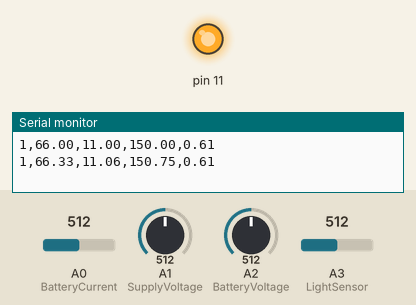
A sketch run on a simulated Arduino Uno, built with avr-gcc and run on an emulated ATmega328P. Shown: output pins drawn as LEDs (lit = HIGH), the last lines printed to the serial monitor. The inputs (shaded band) are chosen by the test bench; at power-on: A2 (BatteryVoltage) = 512, A0 (BatteryCurrent) = 512, A1 (SupplyVoltage) = 512, A3 (LightSensor) = 512.

Above: at 2.0 s.
2.1 s: A2 (BatteryVoltage) set to 837
3.8 s: A2 (BatteryVoltage) set to 865
At 5.4 s:
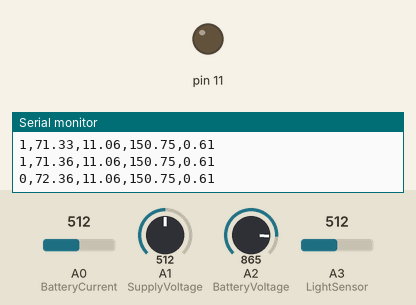
6.5 s: A2 (BatteryVoltage) set to 716
At 8.0 s:
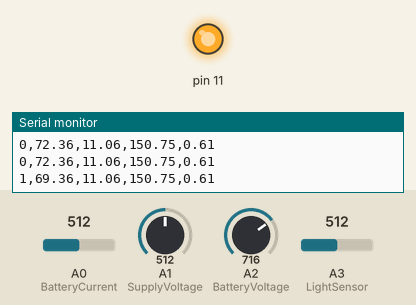
8.9 s: A2 (BatteryVoltage) set to 992
At 10.6 s:
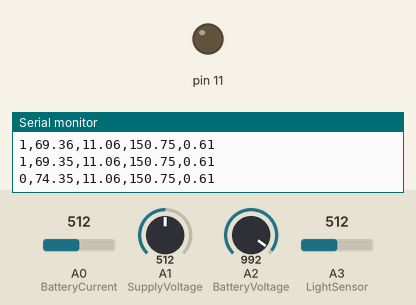
Timing chart, 0 to 12.1 s (numbered marks = the images above; inputs shaded):
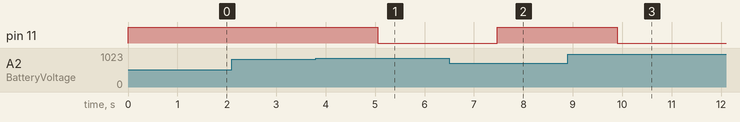

The sketch:

E344_22877169_A8.ino
```cpp
int BatteryCurrent = A0;
int SupplyVoltage = A1;
int BatteryVoltage = A2;
int LightSensor = A3; //change back to A9


bool CS = 1;
float SV = 0;
float BV = 0;
float BC = 0;
float LS = 0;
float averageSV;
float averageBC;
float averageBV;
float averageLS;

int MeasurementsToAverage = 200;

void setup() {
  // put your setup code here, to run once:
pinMode(11,OUTPUT);
digitalWrite(11,HIGH);
Serial.begin(9600);

}

void loop() {
//   put your main code here, to run repeatedly:

SV = analogRead(SupplyVoltage);
BV = analogRead(BatteryVoltage);
BC = analogRead(BatteryCurrent);
LS = analogRead(LightSensor);

SV = map(SV, 0, 1023, 0, 22);
BV = map(BV, 0, 1023, 57, 75);
BC = map(BC, 0, 1023, -362, 662);
LS = map(LS, 0, 1023, -18, 140);

for(int i = 0; i < MeasurementsToAverage; ++i)
  {
    averageSV += SV;
    averageBC += BC;
    averageBV += BV;
    averageLS += LS;
    delay(1);
  }
  averageSV /= MeasurementsToAverage;
   averageBC /= MeasurementsToAverage;
   averageBV /= MeasurementsToAverage;
   averageLS /= MeasurementsToAverage;

if(averageBV/10<7.2)
{
  digitalWrite(11,HIGH);
  CS = 1;
  }
  else
  {
    digitalWrite(11,LOW);
    CS = 0;
  }
Serial.print(CS);
Serial.print(",");
Serial.print(averageBV);
Serial.print(",");
Serial.print(averageSV);
Serial.print(",");
Serial.print(averageBC);
Serial.print(",");
Serial.print(averageLS/100);
Serial.print("\n");


delay(1000);


}
```

Measured:
- the behaviour switches between 852 and 853 on A2 (BatteryVoltage) (found by bisection; images 0 and 1)
- after the input at 3.8 s, pin 11: HIGH → LOW after 1.3 s
- after the input at 6.5 s, pin 11: LOW → HIGH after 0.97 s
- after the input at 8.9 s, pin 11: HIGH → LOW after 0.99 s
